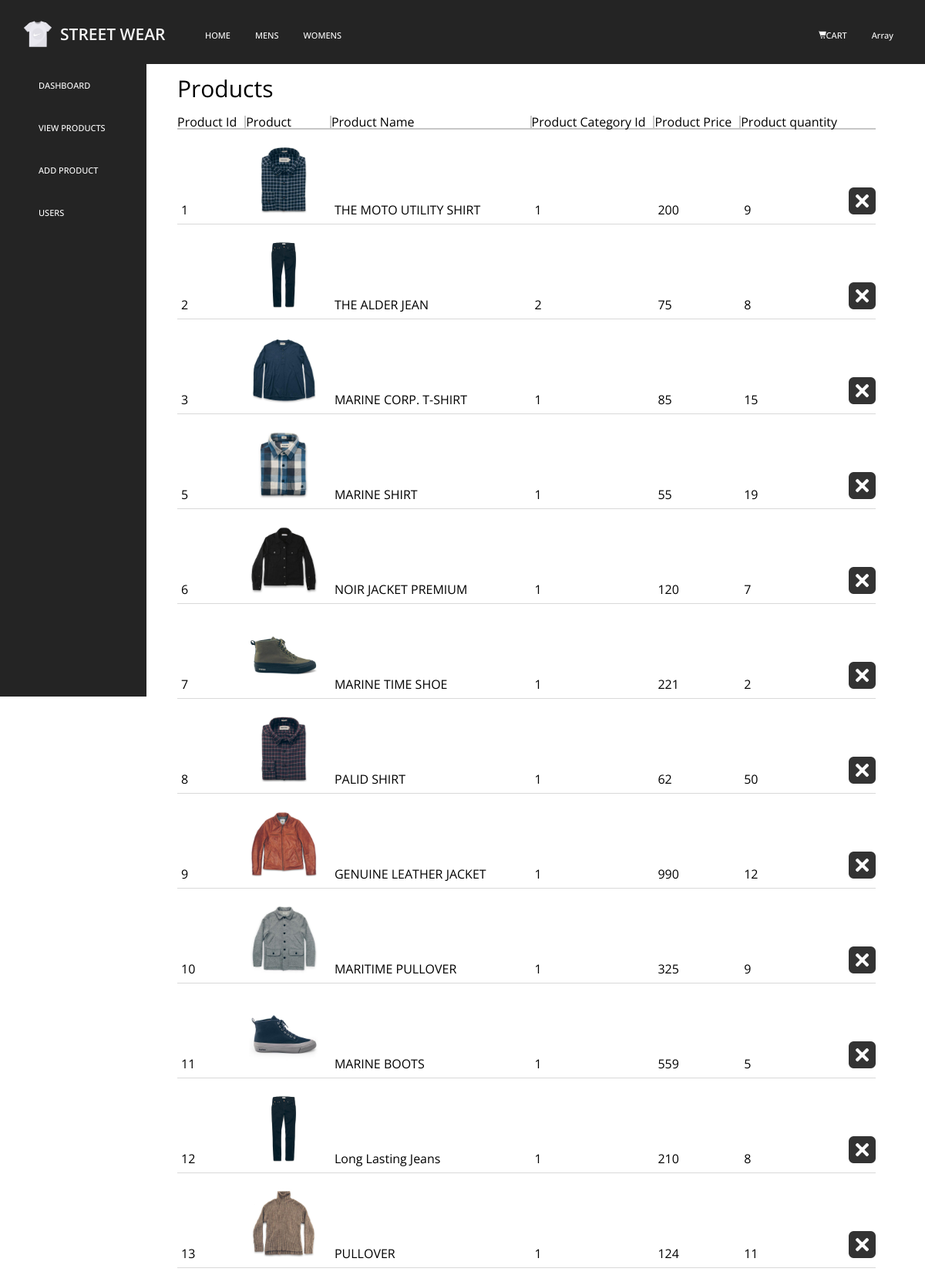
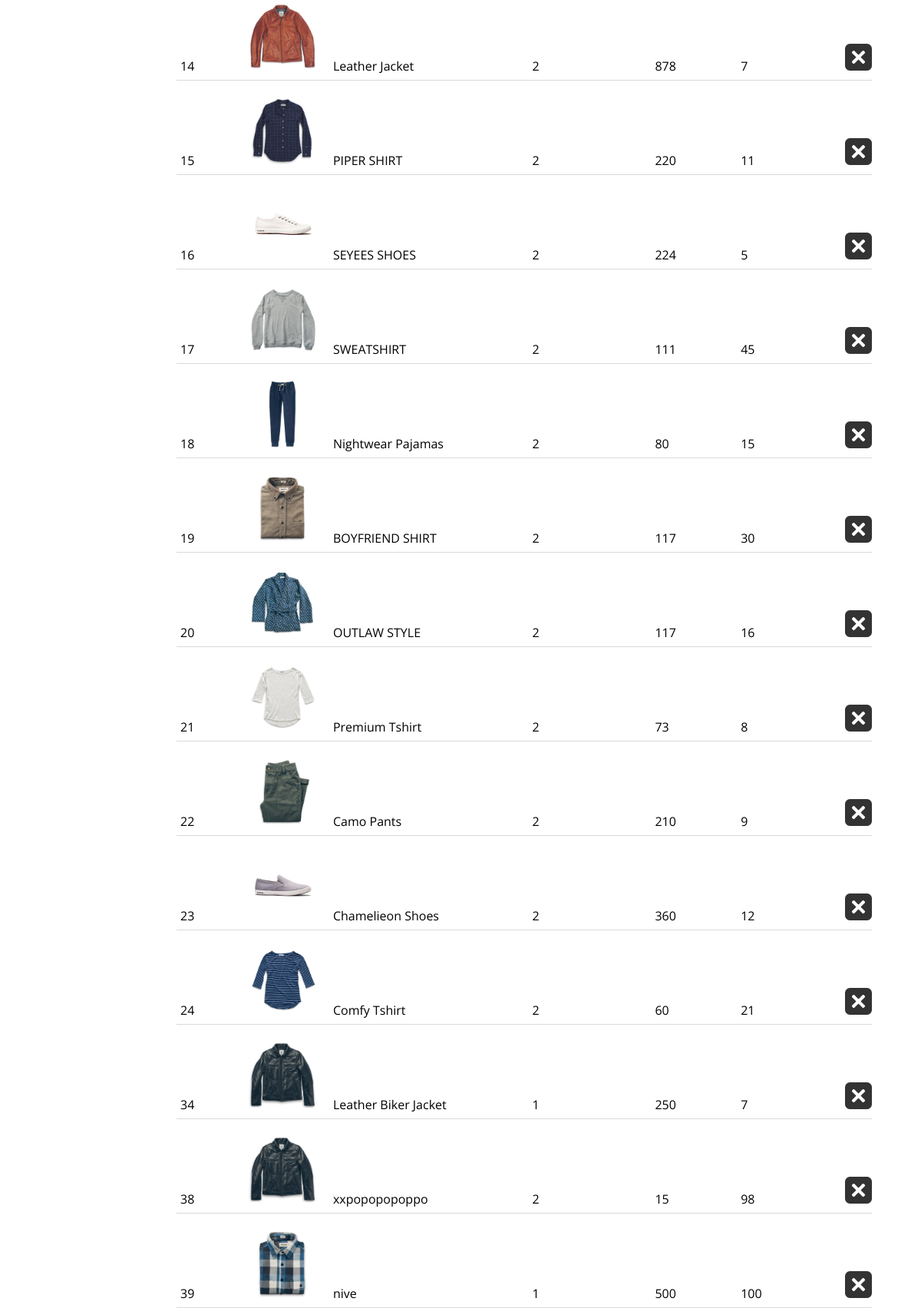
Screenshot of /ecomm/public_html/order.php?view_products (signed in) with the database file from the repository (2 pictures, top to bottom).
### tables this page shows
CREATE TABLE `products` (
  `product_id` int(11) NOT NULL,
  `product_title` varchar(255) NOT NULL,
  `product_category_id` int(11) NOT NULL,
  `product_price` float NOT NULL,
  `product_description` text NOT NULL,
  `product_image` varchar(255) NOT NULL,
  `product_quantity` int(11) NOT NULL
);

### ecomm/resources/functions.php (called while the page is built, shortened)
<?php
function query($sql){
	global $connection;
	return mysqli_query($connection, $sql);
}
function fetch_array($result){
 return mysqli_fetch_array($result);
}
?>

### ecomm/public_html/admin.php (the view, shortened to what this page needs)
<?php
function important(){
if(isset($_GET['view_products'])){
$product= <<<_END
		<div id = "content">
<h1>Products</h1>
<table class="tablex";>
  <tr>
  	<th style="font-family: 'Open Sans', sans-serif;font-weight:400px;padding-right: 10px; border-bottom:2px solid #C7C7C7; border-right:2px solid #C7C7C7;">Product Id</th>
    <th style="font-family: 'Open Sans', sans-serif;font-weight:400px;padding-right: 50px; border-bottom:2px solid #C7C7C7; border-right:2px solid #C7C7C7;" >Product</th>
    <th style="font-family: 'Open Sans', sans-serif;font-weight:400px;padding-right: 150px; border-bottom:2px solid #C7C7C7; border-right:2px solid #C7C7C7;">Product Name</th>
    <th style="font-family: 'Open Sans', sans-serif;font-weight:400px;padding-right: 10px; border-bottom:2px solid #C7C7C7; border-right:2px solid #C7C7C7;">Product Category Id</th>
    <th style="font-family: 'Open Sans', sans-serif;font-weight:400px;padding-right: 10px; border-bottom:2px solid #C7C7C7; border-right:2px solid #C7C7C7;">Product Price</th>
    <th style="font-family: 'Open Sans', sans-serif;font-weight:400px;padding-right: 10px; border-bottom:2px solid #C7C7C7;">Product quantity</th>
    <th style="font-family: 'Open Sans', sans-serif;font-weight:400px;padding-right: 10px; border-bottom:2px solid #C7C7C7;"></th>
  </tr>
_END;
echo $product;
$query = query(" SELECT * FROM products");
	while($row = fetch_array($query)){
$product1= <<<_YO
  <tr>
  <td style="font-family: 'Open Sans', sans-serif;font-weight:400px;padding-top: 20px;padding-left: 5px; padding-bottom: 10px;border-bottom:1px solid #D9D9D9;">{$row['product_id']}</td>
  <td style="font-family: 'Open Sans', sans-ser
  if;font-weight:400px;padding-top: 20px;padding-left: 5px; padding-bottom: 10px;border-bottom:1px solid #D9D9D9;"><a href="http://localhost/ecomm/public_html/order.php?edit_products&id={$row['product_id']}"><img src="{$row['product_image']}" height="90px">
  </a></td>
  <td style="font-family: 'Open Sans', sans-serif;font-weight:400px;padding-top: 20px;padding-left: 5px; padding-bottom: 10px;border-bottom:1px solid #D9D9D9;">{$row['product_title']}</td>
  <td style="font-family: 'Open Sans', sans-serif;font-weight:400px;padding-top: 20px;padding-left: 5px; padding-bottom: 10px;border-bottom:1px solid #D9D9D9;">{$row['product_category_id']}</td>
  <td style="font-family: 'Open Sans', sans-serif;font-weight:400px;padding-top: 20px;padding-left: 5px; padding-bottom: 10px;border-bottom:1px solid #D9D9D9;">{$row['product_price']}</td>
  <td style="font-family: 'Open Sans', sans-serif;font-weight:400px;padding-top: 20px;padding-left: 5px; padding-bottom: 10px;border-bottom:1px solid #D9D9D9;">{$row['product_quantity']}</td>
  <td style="font-family: 'Open Sans', sans-serif;font-weight:400px;padding-top: 20px;padding-left: 5px; padding-bottom: 10px;border-bottom:1px solid #D9D9D9;"><a href="delete_product.php?id={$row['product_id']}"><img src="../raw/images/multiply.png" width="35px" style="cursor:pointer;"></a></td>
  </tr>
_YO;
echo $product1;
 }
}
}
?>

### ecomm/resources/css/vids.css (style rules this page uses)
html, body, div, span, applet, object, iframe, h1, h2, h3, h4, h5, h6, p, blockquote, pre, a, abbr, acronym, address, big, cite, code, del, dfn, em, img, ins, kbd, q, s, samp, small, strike, strong, sub, sup, tt, var, b, u, i, center, dl, dt, dd, ol, ul, li, fieldset, form, label, legend, table, caption, tbody, tfoot, thead, tr, th, td, article, aside, canvas, details, embed, figure, figcaption, footer, header, hgroup, menu, nav, output, ruby, section, summary, time, mark, audio, video { margin: 0; padding: 0; border: 0; font-size: 100%; font: inherit; vertical-align: baseline; }
body { line-height: 1; }
table { border-collapse: collapse; border-spacing: 0; }

### ecomm/resources/css/styles.css (style rules this page uses)
html, body, div, span, applet, object, iframe, h1, h2, h3, h4, h5, h6, p, blockquote, pre, a, abbr, acronym, address, big, cite, code, del, dfn, em, img, ins, kbd, q, s, samp, small, strike, strong, sub, sup, tt, var, b, u, i, center, dl, dt, dd, ol, ul, li, fieldset, form, label, legend, table, caption, tbody, tfoot, thead, tr, th, td, article, aside, canvas, details, embed, figure, figcaption, footer, header, hgroup, menu, nav, output, ruby, section, summary, time, mark, audio, video { margin: 0; padding: 0; border: 0; font-size: 100%; font: inherit; vertical-align: baseline; }
body { line-height: 1; }
table { border-collapse: collapse; border-spacing: 0; }

### ecomm/resources/css/add.css (style rules this page uses)
#content { position:absolute;top:100px;left:230px; }
#content h1 { font-size: 30px;font-family:'Open Sans', sans-serif;font-weight:800px;padding-bottom: 20px; }

### rows the page displays
products: product_id "1", product_image (picture), product_title "THE MOTO UTILITY SHIRT", product_category "1", product_price "200", product_quantity "9"
products: product_id "2", product_image (picture), product_title "THE ALDER JEAN", product_category "2", product_price "75", product_quantity "8"
products: product_id "3", product_image (picture), product_title "MARINE CORP. T-SHIRT", product_category "1", product_price "85", product_quantity "15"
products: product_id "5", product_image (picture), product_title "MARINE SHIRT", product_category "1", product_price "55", product_quantity "19"
products: product_id "6", product_image (picture), product_title "NOIR JACKET PREMIUM", product_category "1", product_price "120", product_quantity "7"
products: product_id "7", product_image (picture), product_title "MARINE TIME SHOE", product_category "1", product_price "221", product_quantity "2"
products: product_id "8", product_image (picture), product_title "PALID SHIRT", product_category "1", product_price "62", product_quantity "50"
products: product_id "9", product_image (picture), product_title "GENUINE LEATHER JACKET", product_category "1", product_price "990", product_quantity "12"
products: product_id "10", product_image (picture), product_title "MARITIME PULLOVER", product_category "1", product_price "325", product_quantity "9"
products: product_id "11", product_image (picture), product_title "MARINE BOOTS", product_category "1", product_price "559", product_quantity "5"
products: product_id "12", product_image (picture), product_title "Long Lasting Jeans", product_category "1", product_price "210", product_quantity "8"
products: product_id "13", product_image (picture), product_title "PULLOVER", product_category "1", product_price "124", product_quantity "11"
products: product_id "14", product_image (picture), product_title "Leather Jacket", product_category "2", product_price "878", product_quantity "7"
products: product_id "15", product_image (picture), product_title "PIPER SHIRT", product_category "2", product_price "220", product_quantity "11"
products: product_id "16", product_image (picture), product_title "SEYEES SHOES", product_category "2", product_price "224", product_quantity "5"
products: product_id "17", product_image (picture), product_title "SWEATSHIRT", product_category "2", product_price "111", product_quantity "45"
products: product_id "18", product_image (picture), product_title "Nightwear Pajamas", product_category "2", product_price "80", product_quantity "15"
products: product_id "19", product_image (picture), product_title "BOYFRIEND SHIRT", product_category "2", product_price "117", product_quantity "30"
products: product_id "20", product_image (picture), product_title "OUTLAW STYLE", product_category "2", product_price "117", product_quantity "16"
products: product_id "21", product_image (picture), product_title "Premium Tshirt", product_category "2", product_price "73", product_quantity "8"
products: product_id "22", product_image (picture), product_title "Camo Pants", product_category "2", product_price "210", product_quantity "9"
products: product_id "23", product_image (picture), product_title "Chamelieon Shoes", product_category "2", product_price "360", product_quantity "12"
products: product_id "24", product_image (picture), product_title "Comfy Tshirt", product_category "2", product_price "60", product_quantity "21"
products: product_id "34", product_image (picture), product_title "Leather Biker Jacket", product_category "1", product_price "250", product_quantity "7"
products: product_id "38", product_image (picture), product_title "xxpopopopoppo", product_category "2", product_price "15", product_quantity "98"
products: product_id "39", product_image (picture), product_title "nive", product_category "1", product_price "500", product_quantity "100"

### other values shown
$_SESSION['admin'] "Array"
